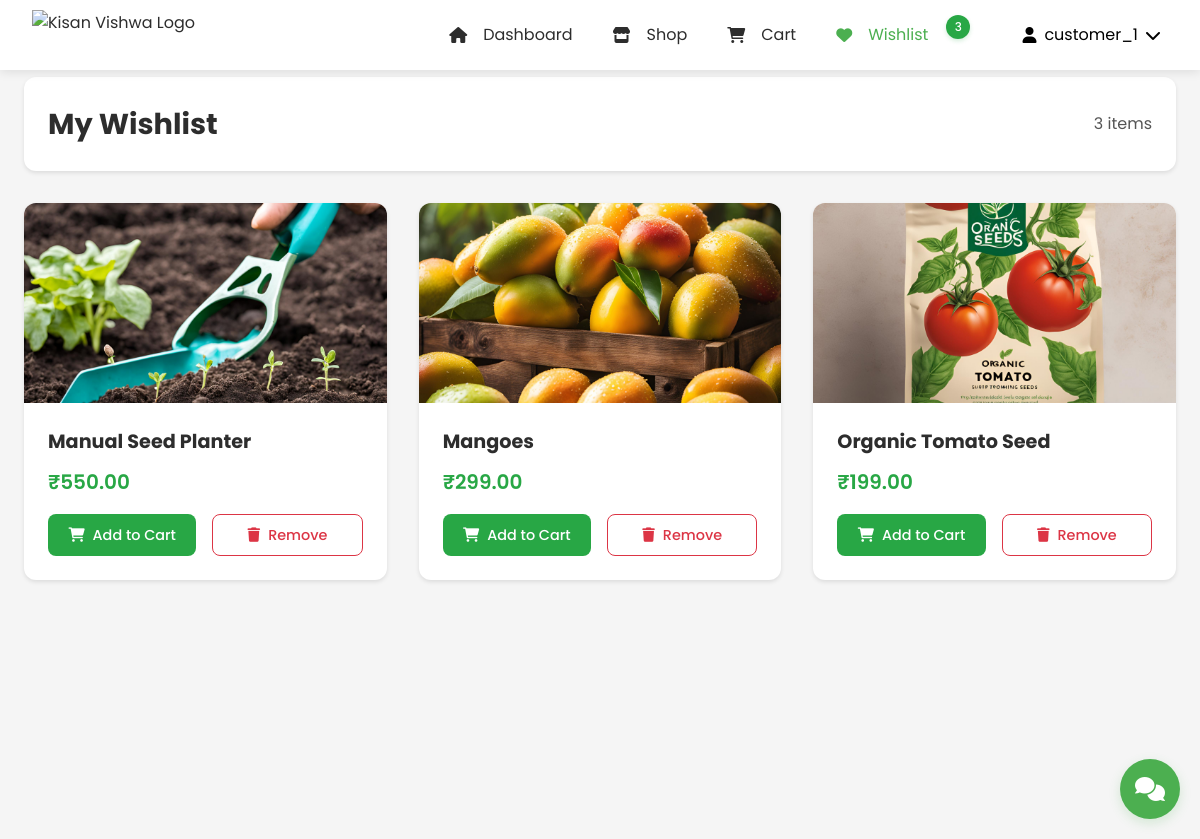
/customer/wishlist/ (signed in), run on the app's committed database.
### customer_app/models.py (models this page shows)
class Wishlist(models.Model):
    user = models.ForeignKey(User, on_delete=models.CASCADE)
    product = models.ForeignKey(Product, on_delete=models.CASCADE)
    created_at = models.DateTimeField(auto_now_add=True)
    class Meta:
        unique_together = ('user','product')

### product_app/models.py (models this page shows, shortened)
class Product(models.Model):
    CATEGORY_CHOICES = [
        ('vegetables', 'Vegetables'),
        ('fruits', 'Fruits'),
        ('grains', 'Grains'),
        ('dairy', 'Dairy'),
        ('tools', 'Tools & Equipment'),
        ('seeds', 'Seeds & Saplings'),
        ('pesticides', 'Pesticides & Fertilizers'),
        ('organic', 'Organic Products'),
        ('livestock', 'Livestock & Feed'),
        ('other', 'Other')
    ]
    name = models.CharField(max_length=200)
    category = models.CharField(max_length=100, choices=CATEGORY_CHOICES, default='other')
    price = models.DecimalField(max_digits=10, decimal_places=2)
    quantity = models.IntegerField()
    description = models.TextField()
    image = models.ImageField(
        upload_to='products/',
        null=True,
        blank=True
    )
    farmer = models.ForeignKey(User, on_delete=models.CASCADE)
    created_at = models.DateTimeField(auto_now_add=True)
    updated_at = models.DateTimeField(auto_now=True)
    is_featured = models.BooleanField(default=False)
    is_deleted = models.BooleanField(default=False)
    def get_image_url(self):
        if self.image and hasattr(self.image, 'url'):
            return self.image.url
        return static('images/default_product.jpg')

### customer_app/views.py (the view)
# urls.py: path('wishlist/', views.view_wishlist, name='customer_wishlist'),
@login_required
def view_wishlist(request):
    wishlist_items = Wishlist.objects.filter(user=request.user)
    return render(request, 'customer_app/wishlist.html', {'wishlist_items': wishlist_items})

### customer_app/context_processors.py (called while the page is built, shortened)
def wishlist_and_cart_counts(request):
    if request.user.is_authenticated:
        cart_items = CartItem.objects.filter(user=request.user).select_related('product')
        wishlist_items = Wishlist.objects.filter(user=request.user)
        return {
            'cart_items_count': cart_items.count(),
            'cart_total': sum(item.total_price for item in cart_items),
            'wishlist_count': wishlist_items.count(),
            'wishlist_product_ids': set(item.product_id for item in wishlist_items)
        }

def wishlist_status(request):
    if request.user.is_authenticated:
        wishlist_items = Wishlist.objects.filter(user=request.user).select_related('product')
        return {
            'wishlist_product_ids': set(item.product.id for item in wishlist_items),
            'wishlist_products': [item.product for item in wishlist_items]
        }
    return {
        'wishlist_product_ids': set(),
        'wishlist_products': []
    }

def product_categories(request):
    CATEGORY_ICONS = {
        'vegetables': 'fa-carrot',
        'fruits': 'fa-apple-alt',
        'grains': 'fa-wheat',
        'dairy': 'fa-cheese',
        'tools': 'fa-tools',
        'seeds': 'fa-seedling',
        'pesticides': 'fa-spray-can',
        'organic': 'fa-leaf',
        'livestock': 'fa-cow',
        'other': 'fa-box'
    }
    return {
        'PRODUCT_CATEGORIES': Product.CATEGORY_CHOICES,
        'CATEGORY_ICONS': CATEGORY_ICONS
    }

### customer_app/templates/customer_app/wishlist.html (shortened to what this page needs)
{% load static %}
<!DOCTYPE html>
<html lang="en">
<head>
    <link rel="stylesheet" href="https://cdnjs.cloudflare.com/ajax/libs/normalize/8.0.1/normalize.min.css">
    <link rel="stylesheet" href="https://cdnjs.cloudflare.com/ajax/libs/font-awesome/6.0.0/css/all.min.css">
    <link rel="stylesheet" type="text/css" href="{% static 'css/CustomerNavBar.css' %}">
    <link rel="stylesheet" type="text/css" href="{% static 'css/customerdesign.css' %}">
    <link rel="stylesheet" type="text/css" href="{% static 'css/wishlist.css' %}">
    <link rel="stylesheet" href="{% static 'css/chat_widget.css' %}">
</head>
<body>
    {% include 'NavBar/CustomerNavBar.html' %}
    <main class="main-container">
        <div class="wishlist-header">
            <h1>My Wishlist</h1>
            <div class="wishlist-summary">
                <span>{{ wishlist_items|length }} items</span>
            </div>
        </div>
        {% if wishlist_items %}
            <div class="wishlist-grid">
                {% for item in wishlist_items %}
                    <div class="wishlist-card" data-product-id="{{ item.product.id }}">
                        <div class="wishlist-image">
                            <img src="{{ item.product.get_image_url }}" alt="{{ item.product.name }}">
                        </div>
                        <div class="wishlist-content">
                            <h2>{{ item.product.name }}</h2>
                            <p class="price">₹{{ item.product.price }}</p>
                            <div class="wishlist-actions">
                                <button onclick="addToCart('{{ item.product.id }}', this)" class="add-to-cart-btn">
                                    <i class="fas fa-shopping-cart"></i> Add to Cart
                                </button>
                                <button onclick="toggleWishlist('{{ item.product.id }}')" class="remove-btn">
                                    <i class="fas fa-trash"></i> Remove
                                </button>
                            </div>
                        </div>
                    </div>
                {% endfor %}
            </div>
        {% endif %}
    </main>
    <div id="chat-widget-container">
        {% include 'chatbot_app/chat_widget.html' %}
    </div>
</body>
</html>

### templates/NavBar/CustomerNavBar.html (shortened to what this page needs)
{% load static %}
<header class="site-header">
    <div class="header-container">
        <div class="brand">
            <a href="{% url 'customer_dashboard' %}" class="logo">
                <img src="{% static 'images/kisan_vishwa_logo.png' %}" alt="Kisan Vishwa Logo">
            </a>
        </div>
        <nav class="main-nav">
            <ul class="nav-list">
                <li>
                    <a href="{% url 'customer_dashboard' %}" class="nav-item {% if request.resolver_match.url_name == 'customer_dashboard' %}active{% endif %}">
                        <i class="fas fa-home"></i>
                        <span>Dashboard</span>
                    </a>
                </li>
                <li>
                    <a href="{% url 'shop' %}" class="nav-item {% if request.resolver_match.url_name == 'shop' %}active{% endif %}">
                        <i class="fas fa-store"></i>
                        <span>Shop</span>
                    </a>
                </li>
                <li>
                    <a href="{% url 'customer_cart' %}" class="nav-item {% if request.resolver_match.url_name == 'customer_cart' %}active{% endif %}">
                        <i class="fas fa-shopping-cart"></i>
                        <span>Cart</span>
                    </a>
                </li>
                <li>
                    <a href="{% url 'customer_wishlist' %}" class="nav-item {% if request.resolver_match.url_name == 'customer_wishlist' %}active{% endif %}">
                        <i class="fas fa-heart"></i>
                        <span>Wishlist</span>
                        {% if wishlist_count > 0 %}
                            <span class="badge">{{ wishlist_count }}</span>
                        {% endif %}
                    </a>
                </li>
            </ul>
            <div class="user-menu">
                <button class="user-menu-toggle">
                    <div class="user-info">
                        {% if user.customer_profile.profile_picture %}
                            <img src="{{ user.customer_profile.profile_picture.url }}" alt="" class="user-avatar">
                        {% else %}
                            <i class="fas fa-user"></i>
                        {% endif %}
                        <span>{{ user.username }}</span>
                        <i class="fas fa-chevron-down"></i>
                    </div>
                </button>
            </div>
        </nav>
    </div>
</header>

### static/css/CustomerNavBar.css (style rules this page uses)
:root { --warm-beige: #FAF7F2; --dark-beige: #E5E0D8; --dark-gray: #333333; --white: #ffffff; --forest-green: #28A745; --dark-green: #218838; --light-gray: #f9f9f9; --text-gray: #4A4A4A; --text-primary: #2D2D2D; --text-secondary: #555; --border-color: #e0e0e0; --shadow-color: rgba(0, 0, 0, 0.1); }
.site-header { background-color: var(--white); box-shadow: 0 2px 10px var(--shadow-color); position: fixed; width: 100%; top: 0; left: 0; z-index: 100; height: 70px; display: flex; align-items: center; isolation: isolate; }
.header-container { max-width: 1200px; width: 100%; margin: 0 auto; padding: 0 2rem; display: flex; justify-content: flex-start; align-items: center; height: 100%; gap: 2rem; }
.brand { display: flex; align-items: center; flex-shrink: 0; }
.logo { display: flex; align-items: center; text-decoration: none; color: var(--text-primary); padding-left: 0; }
.logo img { height: 50px; width: auto; margin-right: 12px; }
.main-nav { display: flex; align-items: center; margin-left: auto; gap: 1rem; isolation: isolate; }
.nav-list { display: flex; list-style: none; margin: 0; padding: 0; align-items: center; gap: 0.5rem; }
.nav-item { position: relative; display: flex; align-items: center; padding: 0.75rem 1rem; color: var(--text-primary); text-decoration: none; transition: color 0.3s; height: 100%; gap: 8px; }
.nav-item i { margin-right: 8px; }
.nav-item.active { color: #4CAF50; }
.badge { background-color: #4CAF50; color: white; padding: 4px 8px; border-radius: 12px; font-size: 0.75rem; font-weight: 500; min-width: 20px; height: 20px; display: inline-flex; align-items: center; justify-content: center; margin-left: 6px; box-shadow: 0 2px 4px rgba(76, 175, 80, 0.2); position: relative; top: -2px; }
.user-menu { position: relative; margin-left: 1rem; height: 100%; display: flex; align-items: center; }
.user-menu-toggle { background: none; border: none; padding: 0.5rem; cursor: pointer; display: flex; align-items: center; }
.user-info { display: flex; align-items: center; gap: 8px; }
body { padding-top: 45px !important; margin: 0; font-family: 'Poppins', sans-serif; isolation: isolate; }
@media (min-width: 1200px) { .header-container { padding: 0 2rem; } }

### static/css/customerdesign.css (style rules this page uses)
:root { --primary-color: #28a745; --secondary-color: #218838; --background-color: #FAF7F2; --text-primary: #2D2D2D; --text-secondary: #4A4A4A; --text-body: #555555; --white: #ffffff; --border-color: #e0e0e0; --shadow-sm: 0 2px 4px rgba(0, 0, 0, 0.1); --shadow-md: 0 4px 6px rgba(0, 0, 0, 0.1); --shadow-lg: 0 8px 16px rgba(0, 0, 0, 0.15); }
body { font-family: 'Poppins', sans-serif; margin: 0; padding: 0; background-color: var(--background-color); color: var(--text-body); line-height: 1.6; }
.main-container { max-width: 1200px; margin: 0 auto; padding: 2rem 1rem; min-height: calc(100vh - 70px); position: relative; z-index: 1; }
img { max-width: 100%; height: auto; }
.badge { background-color: var(--primary-color); color: var(--white); font-size: 0.75rem; font-weight: 500; min-width: 24px; height: 24px; padding: 0; border-radius: 50%; display: inline-flex; align-items: center; justify-content: center; margin-left: 6px; box-shadow: 0 2px 4px rgba(40, 167, 69, 0.2); position: relative; top: -8px; right: -4px; }

### customer_app/templates/customer_app/wishlist.html (style rules this page uses)
body { padding-top: 70px; background-color: #f5f5f5; }
.add-to-cart-btn { transition: all 0.3s ease; }

### data on the page
Wishlist: product.get_image_url (picture), product.name "Manual Seed Planter", product.price "550.00"
Wishlist: product.get_image_url (picture), product.name "Mangoes", product.price "299.00"
Wishlist: product.get_image_url (picture), product.name "Organic Tomato Seed", product.price "199.00"

### other printed values
{{ wishlist_count }} "3"
{{ user.username }} "customer_1"
{{ wishlist_items|length }} "3"
